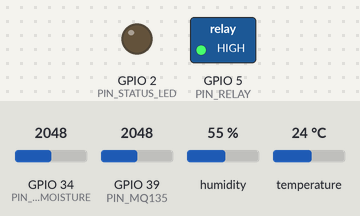
Simulated run of this sketch. Board: ESP32. Shown: switched loads named in the sketch (green lamp = pin HIGH), output pins drawn as LEDs (lit = HIGH). The test bench sets the inputs (shaded band); at power-on: GPIO 34 (PIN_SOIL_MOISTURE) = 2048, GPIO 39 (PIN_MQ135) = 2048, humidity 55 %, temperature 24 °C. WiFi joins after 1.5 s; servers stay silent unless stated; uploads are accepted with an empty reply; what the sketch prints to the serial monitor is not drawn.

Above: at 16.0 s.
At 30.2 s:
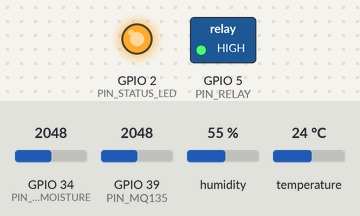
Timing chart, 0 to 41.1 s (numbered marks = the images above):
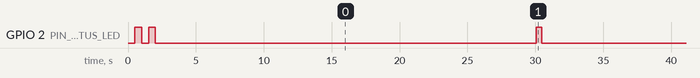

Measured:
- by itself, GPIO 2 (PIN_STATUS_LED): goes LOW 0.50 s, HIGH 0.50 s, 4 × (LOW 28.0 s, HIGH 0.41 s), then LOW

The sketch:

esp32_firmware.ino
```cpp
/*
 * ==============================================
 * DEMETER GREENHOUSE — ESP32 FIRMWARE
 * Board: ESP32 DevKitC v4 WROOM-32D
 * ==============================================
 *
 * Sensors:
 *   - Capacitive Soil Moisture Sensor → GPIO36 (ADC1_CH0)
 *   - DHT22 (Temperature + Humidity)  → GPIO4
 *   - MQ-135 (CO₂ / Air Quality)     → GPIO39 (ADC1_CH3)
 *
 * Actuators:
 *   - Relay Module (Water Pump)       → GPIO5
 *   - Status LED                      → GPIO2 (onboard)
 *
 * Communication:
 *   - WiFi → POST JSON to Demeter Server /lapor
 */

#include <ArduinoJson.h>
#include <DHT.h>
#include <HTTPClient.h>
#include <WiFi.h>

// ============================================
// CONFIGURATION — EDIT THESE VALUES
// ============================================

// WiFi
const char *WIFI_SSID = "JoyFull Wifi";
const char *WIFI_PASSWORD = "newstalgia1";

// Demeter Server
const char *DEMETER_SERVER =
    "http://192.168.171.248:5000";    // Change to your server IP
const int REPORT_INTERVAL_MS = 30000; // Send data every 30 seconds

// Pin Assignments
#define PIN_SOIL_MOISTURE 34 // ADC1_CH0 (VP) — Capacitive Soil Sensor
#define PIN_DHT 4            // Digital — DHT22 Data Pin
#define PIN_MQ135 39         // ADC1_CH3 (VN) — MQ-135 Analog Out
#define PIN_RELAY 5          // Digital — Relay IN (Active LOW)
#define PIN_STATUS_LED 2     // Onboard LED

// DHT Sensor Type
#define DHT_TYPE DHT22

// Soil Moisture Calibration (raw ADC values)
// Measure these with your specific sensor:
//   DRY_VALUE  = ADC reading when sensor is in air (dry)
//   WET_VALUE  = ADC reading when sensor is submerged in water
#define SOIL_DRY_VALUE 2637
#define SOIL_WET_VALUE 937

// MQ-135 Calibration
// These are approximate conversion factors.
// For accurate readings, calibrate with known CO2 levels.
#define MQ135_RZERO 76.63               // Sensor resistance in clean air
#define MQ135_PPM_FACTOR 116.6020682    // Scaling factor
#define MQ135_PPM_EXPONENT -2.769034857 // Exponent

// ============================================
// GLOBALS
// ============================================

DHT dht(PIN_DHT, DHT_TYPE);

unsigned long lastReportTime = 0;
int wifiRetryCount = 0;
bool relayActive = false;
unsigned long relayOffTime = 0;

// ============================================
// SETUP
// ============================================

void setup() {
  Serial.begin(115200);
  Serial.println("\n=============================");
  Serial.println("  DEMETER GREENHOUSE  ");
  Serial.println("  ESP32 DevKitC v4");
  Serial.println("=============================\n");

  // Pin modes
  pinMode(PIN_STATUS_LED, OUTPUT);
  pinMode(PIN_RELAY, OUTPUT);
  pinMode(PIN_SOIL_MOISTURE, INPUT);
  pinMode(PIN_MQ135, INPUT);

  // Relay OFF by default (Active LOW)
  digitalWrite(PIN_RELAY, HIGH);
  digitalWrite(PIN_STATUS_LED, LOW);

  // Initialize DHT sensor
  dht.begin();
  Serial.println("[SENSOR] DHT22 initialized on GPIO" + String(PIN_DHT));

  // Connect to WiFi
  connectWiFi();

  Serial.println("[SYSTEM] Setup complete. Starting main loop...\n");
}

// ============================================
// MAIN LOOP
// ============================================

void loop() {
  // Check WiFi connection
  if (WiFi.status() != WL_CONNECTED) {
    connectWiFi();
  }

  // Check if relay needs to be turned off
  if (relayActive && millis() >= relayOffTime) {
    digitalWrite(PIN_RELAY, HIGH); // Active LOW — HIGH = OFF
    relayActive = false;
    Serial.println("[RELAY] Pump OFF — Duration complete.");
    digitalWrite(PIN_STATUS_LED, LOW);
  }

  // Report to server at interval
  if (millis() - lastReportTime >= REPORT_INTERVAL_MS) {
    lastReportTime = millis();
    reportToServer();
  }

  delay(100); // Small delay to prevent watchdog issues
}

// ============================================
// WIFI CONNECTION
// ============================================

void connectWiFi() {
  Serial.print("[WIFI] Connecting to " + String(WIFI_SSID));
  WiFi.mode(WIFI_STA);
  WiFi.begin(WIFI_SSID, WIFI_PASSWORD);

  int attempts = 0;
  while (WiFi.status() != WL_CONNECTED && attempts < 40) {
    delay(500);
    Serial.print(".");
    attempts++;
    // Blink LED while connecting
    digitalWrite(PIN_STATUS_LED, !digitalRead(PIN_STATUS_LED));
  }

  if (WiFi.status() == WL_CONNECTED) {
    Serial.println("\n[WIFI] ✓ Connected! IP: " + WiFi.localIP().toString());
    digitalWrite(PIN_STATUS_LED, HIGH);
    delay(500);
    digitalWrite(PIN_STATUS_LED, LOW);
    wifiRetryCount = 0;
  } else {
    Serial.println("\n[WIFI] ✗ Connection failed. Will retry...");
    wifiRetryCount++;
    // Exponential backoff
    delay(min(30000, 1000 * wifiRetryCount));
  }
}

// ============================================
// SENSOR READING FUNCTIONS
// ============================================

float readSoilMoisture() {
  // Read multiple samples and average for stability
  long sum = 0;
  const int samples = 10;
  for (int i = 0; i < samples; i++) {
    sum += analogRead(PIN_SOIL_MOISTURE);
    delay(10);
  }
  int rawValue = sum / samples;

  // Map to percentage (inverted: high ADC = dry, low ADC = wet)
  float percentage = map(rawValue, SOIL_DRY_VALUE, SOIL_WET_VALUE, 0, 100);
  percentage = constrain(percentage, 0.0, 100.0);

  Serial.printf("[SOIL] Raw: %d → %.1f%%\n", rawValue, percentage);
  return percentage;
}

float readTemperature() {
  float temp = dht.readTemperature();
  if (isnan(temp)) {
    Serial.println("[DHT22] ✗ Temperature read failed!");
    return -1;
  }
  Serial.printf("[DHT22] Temperature: %.1f°C\n", temp);
  return temp;
}

float readHumidity() {
  float hum = dht.readHumidity();
  if (isnan(hum)) {
    Serial.println("[DHT22] ✗ Humidity read failed!");
    return -1;
  }
  Serial.printf("[DHT22] Humidity: %.1f%%\n", hum);
  return hum;
}

float readCO2() {
  // Read multiple samples and average
  long sum = 0;
  const int samples = 10;
  for (int i = 0; i < samples; i++) {
    sum += analogRead(PIN_MQ135);
    delay(10);
  }
  int rawValue = sum / samples;

  // Convert raw ADC to estimated PPM
  // This is an approximation — proper calibration recommended
  float voltage = rawValue * (3.3 / 4095.0);
  float resistance = ((3.3 * 10.0) / voltage) - 10.0; // 10K load resistor
  float ratio = resistance / MQ135_RZERO;
  float ppm = MQ135_PPM_FACTOR * pow(ratio, MQ135_PPM_EXPONENT);
  ppm = constrain(ppm, 0, 5000);

  Serial.printf("[MQ135] Raw: %d, Voltage: %.2fV, PPM: %.0f\n", rawValue,
                voltage, ppm);
  return ppm;
}

// ============================================
// REPORT TO DEMETER SERVER
// ============================================

void reportToServer() {
  if (WiFi.status() != WL_CONNECTED) {
    Serial.println("[REPORT] ✗ No WiFi — skipping report.");
    return;
  }

  // Blink LED — reporting
  digitalWrite(PIN_STATUS_LED, HIGH);

  // Read all sensors
  float moisture = readSoilMoisture();
  float temp = readTemperature();
  float humidity = readHumidity();
  float co2 = readCO2();

  // Validate readings
  if (temp < 0)
    temp = 0;
  if (humidity < 0)
    humidity = 0;

  // Build JSON payload
  JsonDocument doc;
  doc["moisture"] = round(moisture * 10) / 10.0; // 1 decimal
  doc["temp"] = round(temp * 10) / 10.0;
  doc["humidity"] = round(humidity * 10) / 10.0;
  doc["co2"] = round(co2);

  String jsonPayload;
  serializeJson(doc, jsonPayload);

  Serial.println("\n[REPORT] ▶ Sending to Demeter:");
  Serial.println("  " + jsonPayload);

  // POST to server
  HTTPClient http;
  String url = String(DEMETER_SERVER) + "/lapor";
  http.begin(url);
  http.addHeader("Content-Type", "application/json");
  http.setTimeout(15000); // 15 second timeout

  int httpCode = http.POST(jsonPayload);

  if (httpCode > 0) {
    String response = http.getString();
    Serial.printf("[REPORT] ✓ Server responded (%d): %s\n", httpCode,
                  response.c_str());

    // Parse response
    JsonDocument resDoc;
    DeserializationError error = deserializeJson(resDoc, response);

    if (!error) {
      const char *action = resDoc["action"] | "DIAM";
      int duration = resDoc["duration_sec"] | 0;

      Serial.printf("[SERVER] Action: %s, Duration: %ds\n", action, duration);

      // Execute action
      if (String(action) == "SIRAM" && duration > 0) {
        activateRelay(duration);
      }
    }
  } else {
    Serial.printf("[REPORT] ✗ HTTP Error: %s\n",
                  http.errorToString(httpCode).c_str());
  }

  http.end();
  digitalWrite(PIN_STATUS_LED, LOW);
}

// ============================================
// RELAY / PUMP CONTROL
// ============================================

void activateRelay(int durationSeconds) {
  Serial.printf("[RELAY] 💦 Pump ON for %d seconds!\n", durationSeconds);

  digitalWrite(PIN_RELAY, LOW); // Active LOW — LOW = ON
  digitalWrite(PIN_STATUS_LED, HIGH);
  relayActive = true;
  relayOffTime = millis() + (durationSeconds * 1000UL);
}
```
